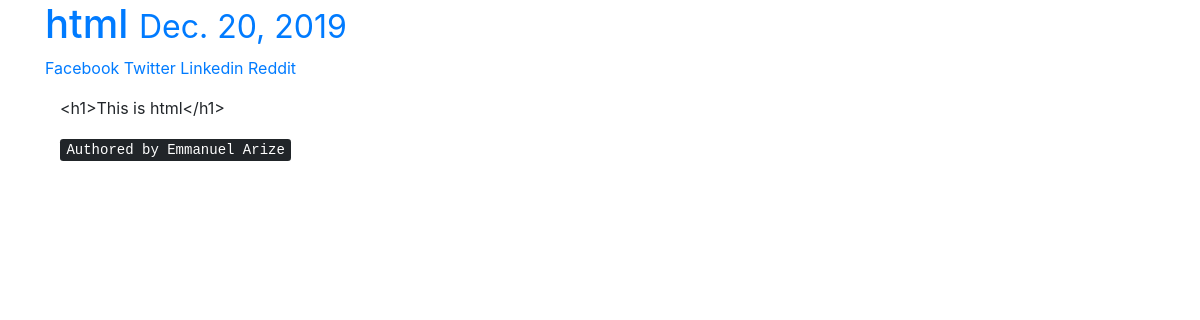
The app's page /12/ with its own data.
### posts/models.py (models this page shows, shortened)
class Post(models.Model):
    user=models.ForeignKey(settings.AUTH_USER_MODEL,default=1,on_delete=models.CASCADE)
    title=models.CharField(max_length=150)
    slug = models.SlugField(unique=True)
    image= models.ImageField(null=True,blank=True,upload_to=upload_location,width_field='width_field',
                             height_field='height_field')
    height_field=models.IntegerField(default=0)
    width_field=models.IntegerField(default=0)
    content=models.TextField()
    draft=models.BooleanField(default=False)
    publish=models.DateField(auto_now=False,auto_now_add=False)
    updated=models.DateTimeField(auto_now=True,auto_now_add=False)
    timestamp= models.DateTimeField(auto_now=False,auto_now_add=True)
    objects=PostManager()# initializing the postmanager
    class Meta:
        ordering=['-timestamp','-updated']

### posts/views.py (the view)
# urls.py: path('<int:id>/',posts_detail,name='post-detail'),
def posts_detail(request,id=None):
	instance=get_object_or_404(Post,id=id)
	if instance.publish > timezone.now().date() or instance.draft:
		if not request.user.is_staff or not request.user.is_superuser:
			raise Http404
	share_string=quote_plus(instance.content)
	context={'instance':instance,
			 'share_string':share_string}
	return render(request,'posts/post_detail.html',context)

### posts/templatetags/urlify.py (called while the page is built)
@register.filter
def urlify(value):
    return quote_plus(value)

### templates/posts/post_detail.html (shortened to what this page needs)
{% extends 'base.html' %}
{%  load urlify %}
{% block content%}
 	<h1 class="text-primary">{{ instance.title}}  <small>{{ instance.publish}}</small></h1>
<a href="https://www.facebook.com/sharer/sharer.php?u={{ request.build_absolute_uri }}">
Facebook
</a>
<a href="https://twitter.com/home?status={{ object.content|truncatechars:80|urlify }}%20{{ request.build_absolute_uri }}">
Twitter
</a>
<a href='https://plus.google.com/share?url={{ request.build_absolute_uri }}'>
<a href="https://www.linkedin.com/shareArticle?mini=true&url={{ request.build_absolute_uri }}&title={{ object.title }}&summary={{ share_string }}&source={{ request.build_absolute_uri }}">
Linkedin
</a>
<a href="http://www.reddit.com/submit?url={{ request.build_absolute_uri }}&title={{ share_string }}.">Reddit</a>
<div class="col-sm-6 col-sm-offset">
<p>{{instance.content | linebreaks}}</p>
{% if instance.user.get_full_name %}
<p><kbd>Authored by {{ instance.user.get_full_name|capfirst }}</kbd></p>
{% endif %}
</div>
{% endblock content %}

### static/css/base.css (style rules this page uses)
h1 { color: #777777; }

### records on screen
Post: title "html", publish "Dec. 20, 2019", content "<h1>This is html</h1>", user.get_full_name "Emmanuel Arize"
